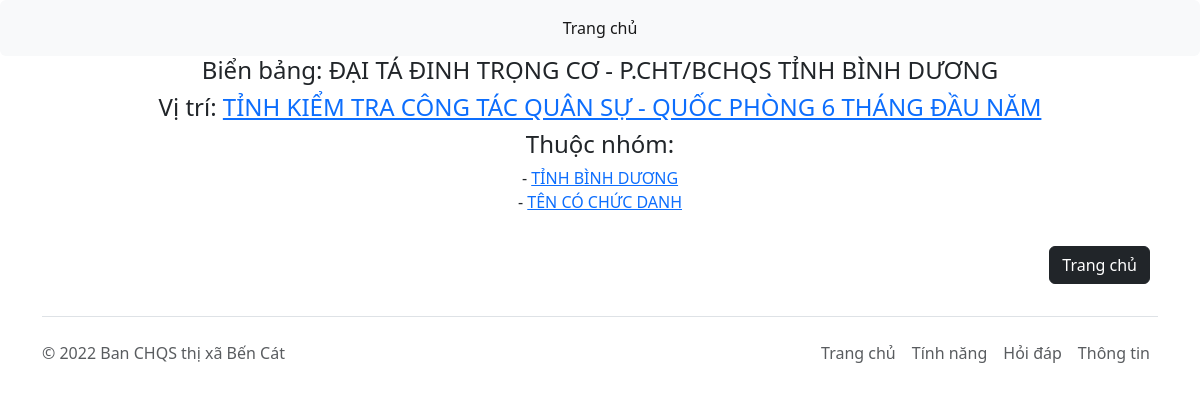
Page /nameplate/6/ on the committed database.
### man/models.py (models this page shows, shortened)
class Nameplate(models.Model):
    name = models.CharField(max_length=512)
    conference = models.ForeignKey(Conference, on_delete=models.CASCADE, null=True, blank=True)
    class Meta:
        ordering = ['-id']

class Conference(models.Model):
    name = models.CharField(max_length=512)
    date = models.DateField()
    status = models.BooleanField()
    class Meta:
        ordering = ['-id']

class Element(models.Model):
    nameplate = models.ForeignKey(Nameplate, on_delete=models.CASCADE)
    category = models.ForeignKey(Category, on_delete=models.CASCADE)
    class Meta:
        ordering = ['-id']

class Category(models.Model):
    name = models.CharField(max_length=255)
    class Meta:
        ordering = ['-id']

### man/views.py (the view)
# urls.py: path('nameplate/<int:nameplate_id>/', views.nameplate, name='nameplate'),
def nameplate(request, nameplate_id):
	nameplate = models.Nameplate.objects.get(id=nameplate_id)
	context = {
		'nameplate': nameplate,
	}
	return render(request, 'man/nameplate.html', context)

### man/templates/man/nameplate.html
{% extends "man/base.html" %}
{% block content %}
<center>
	<h4>Biển bảng: {{ nameplate.name }} </h4>
	{% if nameplate.conference %}
		<h4>Vị trí: <a href="{% url 'man:conference' nameplate.conference.id %}">{{ nameplate.conference.name }}</a> </h4>
	{% else %}
		<h4>Chưa có vị trí</h4>
	{% endif %}
	<h4>Thuộc nhóm: </h4>
	{% for element in nameplate.element_set.all %}
		- <a href="{% url 'man:category' element.category.id %}">{{ element.category.name }}</a><br>
	{% endfor %}
	<br>
	<div class="d-flex flex-row-reverse">
	  <div class="p-2"><a href="{% url 'man:home' %}"><button type="button" class="btn btn-dark">Trang chủ</button></a></div>
	</div>
</center>
{% endblock %}

### rows in the picture
Nameplate: name "ĐẠI TÁ ĐINH TRỌNG CƠ - P.CHT/BCHQS TỈNH BÌNH DƯƠNG", conference.name "TỈNH KIỂM TRA CÔNG TÁC QUÂN SỰ - QUỐC PHÒNG 6 THÁNG ĐẦU NĂM"
Element: category.name "TỈNH BÌNH DƯƠNG"
Element: category.name "TÊN CÓ CHỨC DANH"
